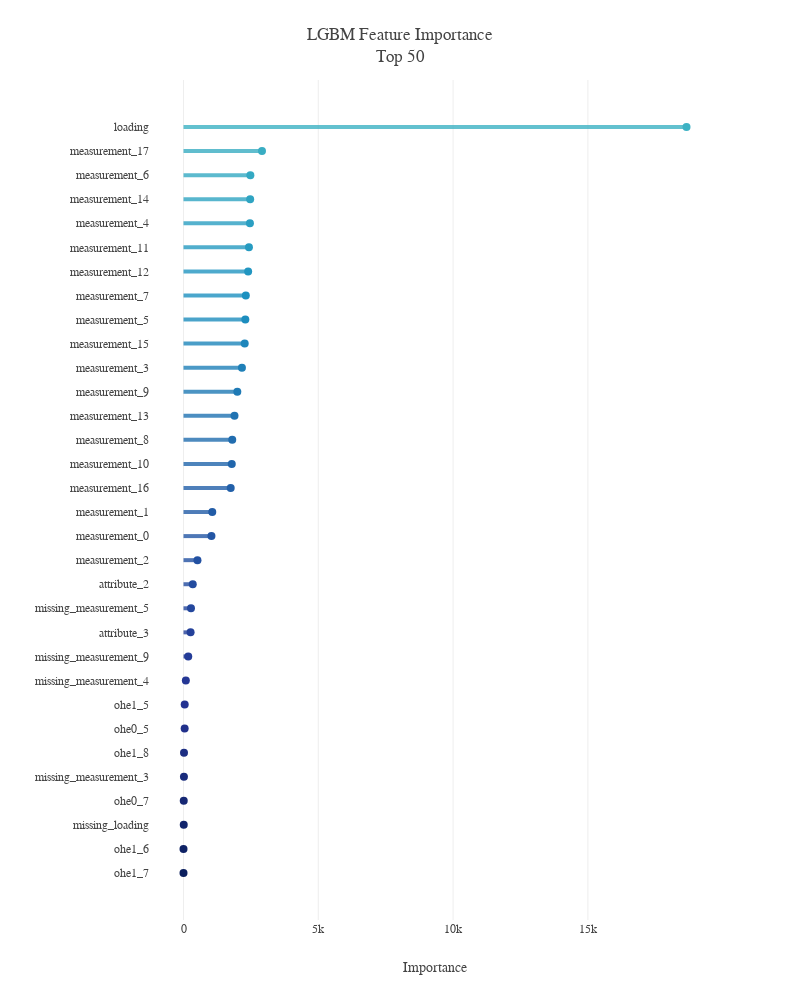

Notebook code for this chart:
### Code cell
top = 50

feature_importance_df['avg'] = feature_importance_df.mean(axis=1)
feature_importance_top = feature_importance_df.avg.nlargest(top).sort_values(ascending=True)

pal=sns.color_palette("YlGnBu", 65).as_hex()
fig=go.Figure()
for i in range(len(feature_importance_top.index)):
    fig.add_shape(dict(type="line", y0=i, y1=i, x0=0, x1=feature_importance_top[i],
                       line_color=pal[::-1][i],opacity=0.8,line_width=4))

fig.add_trace(go.Scatter(x=feature_importance_top, y=feature_importance_top.index, mode='markers',
                         marker_color=pal[::-1], marker_size=8,
                         hovertemplate='%{y} Importance = %{x:.0f}<extra></extra>'))

fig.update_layout(template=plotly_template,title=f'LGBM Feature Importance<br>Top {top}',
                  margin=dict(l=150,t=80),
                  xaxis=dict(title='Importance', zeroline=False),
                  yaxis_showgrid=False, height=1000, width=800)
fig.show()

### Figure 1 — Plotly figure (JSON) as saved in the notebook; plotly's stock layout.template omitted (floating-point values rounded to 4 significant figures)
{"data": [{"hovertemplate": "%{y} Importance = %{x:.0f}<extra></extra>", "marker": {"color": ["#0b1f5e", "#0e2265", "#12256d", "#162874", "#192b7c", "#1d2e83", "#21308b", "#243392", "#253795", "#243c98", "#24419a", "#24479d", "#234c9f", "#2351a2", "#2356a4", "#225ca7", "#2260a9", "#2166ac", "#216daf", "#2073b2", "#1f7ab5", "#1f80b8", "#1e86bb", "#1d8dbe", "#1d91c0", "#2296c1", "#269bc1", "#2b9fc2", "#2fa4c2", "#34a9c3", "#39adc3", "#3db2c4", "#40b5c4", "#48b9c3", "#50bbc2", "#57bec1", "#5fc1c0", "#67c4be", "#6fc7bd", "#76cabc", "#7ecdbb", "#85cfba", "#8ed3ba", "#97d6b9", "#a0dab8", "#a9ddb7", "#b2e1b6", "#bbe4b5", "#c4e8b4", "#c9eab4", "#ceecb3", "#d3eeb3", "#d7efb3", "#dcf1b2", "#e1f3b2", "#e6f5b2", "#eaf7b1", "#edf8b2", "#f0f9b7", "#f2fabc", "#f4fbc1", "#f7fcc6", "#f9fdcb", "#fbfdd0", "#fdfed5"], "size": 8}, "mode": "markers", "type": "scatter", "x": [0, 0, 8.784, 9.002, 16.4, 18.67, 42.77, 44.5, 86.72, 175.8, 262.7, 277.2, 343.2, 517.9, 1036.0, 1067.0, 1751.0, 1790.0, 1808.0, 1892.0, 1996.0, 2167.0, 2271.0, 2294.0, 2311.0, 2398.0, 2427.0, 2464.0, 2473.0, 2479.0, 2911.0, 18660.0], "y": ["ohe1_7", "ohe1_6", "missing_loading", "ohe0_7", "missing_measurement_3", "ohe1_8", "ohe0_5", "ohe1_5", "missing_measurement_4", "missing_measurement_9", "attribute_3", "missing_measurement_5", "attribute_2", "measurement_2", "measurement_0", "measurement_1", "measurement_16", "measurement_10", "measurement_8", "measurement_13", "measurement_9", "measurement_3", "measurement_15", "measurement_5", "measurement_7", "measurement_12", "measurement_11", "measurement_4", "measurement_14", "measurement_6", "measurement_17", "loading"]}], "layout": {"height": 1000, "margin": {"l": 150, "t": 80}, "shapes": [{"line": {"color": "#0b1f5e", "width": 4}, "opacity": 0.8, "type": "line", "x0": 0, "x1": 0, "y0": 0, "y1": 0}, {"line": {"color": "#0e2265", "width": 4}, "opacity": 0.8, "type": "line", "x0": 0, "x1": 0, "y0": 1, "y1": 1}, {"line": {"color": "#12256d", "width": 4}, "opacity": 0.8, "type": "line", "x0": 0, "x1": 8.784, "y0": 2, "y1": 2}, {"line": {"color": "#162874", "width": 4}, "opacity": 0.8, "type": "line", "x0": 0, "x1": 9.002, "y0": 3, "y1": 3}, {"line": {"color": "#192b7c", "width": 4}, "opacity": 0.8, "type": "line", "x0": 0, "x1": 16.4, "y0": 4, "y1": 4}, {"line": {"color": "#1d2e83", "width": 4}, "opacity": 0.8, "type": "line", "x0": 0, "x1": 18.67, "y0": 5, "y1": 5}, {"line": {"color": "#21308b", "width": 4}, "opacity": 0.8, "type": "line", "x0": 0, "x1": 42.77, "y0": 6, "y1": 6}, {"line": {"color": "#243392", "width": 4}, "opacity": 0.8, "type": "line", "x0": 0, "x1": 44.5, "y0": 7, "y1": 7}, {"line": {"color": "#253795", "width": 4}, "opacity": 0.8, "type": "line", "x0": 0, "x1": 86.72, "y0": 8, "y1": 8}, {"line": {"color": "#243c98", "width": 4}, "opacity": 0.8, "type": "line", "x0": 0, "x1": 175.8, "y0": 9, "y1": 9}, {"line": {"color": "#24419a", "width": 4}, "opacity": 0.8, "type": "line", "x0": 0, "x1": 262.7, "y0": 10, "y1": 10}, {"line": {"color": "#24479d", "width": 4}, "opacity": 0.8, "type": "line", "x0": 0, "x1": 277.2, "y0": 11, "y1": 11}, {"line": {"color": "#234c9f", "width": 4}, "opacity": 0.8, "type": "line", "x0": 0, "x1": 343.2, "y0": 12, "y1": 12}, {"line": {"color": "#2351a2", "width": 4}, "opacity": 0.8, "type": "line", "x0": 0, "x1": 517.9, "y0": 13, "y1": 13}, {"line": {"color": "#2356a4", "width": 4}, "opacity": 0.8, "type": "line", "x0": 0, "x1": 1036.0, "y0": 14, "y1": 14}, {"line": {"color": "#225ca7", "width": 4}, "opacity": 0.8, "type": "line", "x0": 0, "x1": 1067.0, "y0": 15, "y1": 15}, {"line": {"color": "#2260a9", "width": 4}, "opacity": 0.8, "type": "line", "x0": 0, "x1": 1751.0, "y0": 16, "y1": 16}, {"line": {"color": "#2166ac", "width": 4}, "opacity": 0.8, "type": "line", "x0": 0, "x1": 1790.0, "y0": 17, "y1": 17}, {"line": {"color": "#216daf", "width": 4}, "opacity": 0.8, "type": "line", "x0": 0, "x1": 1808.0, "y0": 18, "y1": 18}, {"line": {"color": "#2073b2", "width": 4}, "opacity": 0.8, "type": "line", "x0": 0, "x1": 1892.0, "y0": 19, "y1": 19}, {"line": {"color": "#1f7ab5", "width": 4}, "opacity": 0.8, "type": "line", "x0": 0, "x1": 1996.0, "y0": 20, "y1": 20}, {"line": {"color": "#1f80b8", "width": 4}, "opacity": 0.8, "type": "line", "x0": 0, "x1": 2167.0, "y0": 21, "y1": 21}, {"line": {"color": "#1e86bb", "width": 4}, "opacity": 0.8, "type": "line", "x0": 0, "x1": 2271.0, "y0": 22, "y1": 22}, {"line": {"color": "#1d8dbe", "width": 4}, "opacity": 0.8, "type": "line", "x0": 0, "x1": 2294.0, "y0": 23, "y1": 23}, {"line": {"color": "#1d91c0", "width": 4}, "opacity": 0.8, "type": "line", "x0": 0, "x1": 2311.0, "y0": 24, "y1": 24}, {"line": {"color": "#2296c1", "width": 4}, "opacity": 0.8, "type": "line", "x0": 0, "x1": 2398.0, "y0": 25, "y1": 25}, {"line": {"color": "#269bc1", "width": 4}, "opacity": 0.8, "type": "line", "x0": 0, "x1": 2427.0, "y0": 26, "y1": 26}, {"line": {"color": "#2b9fc2", "width": 4}, "opacity": 0.8, "type": "line", "x0": 0, "x1": 2464.0, "y0": 27, "y1": 27}, {"line": {"color": "#2fa4c2", "width": 4}, "opacity": 0.8, "type": "line", "x0": 0, "x1": 2473.0, "y0": 28, "y1": 28}, {"line": {"color": "#34a9c3", "width": 4}, "opacity": 0.8, "type": "line", "x0": 0, "x1": 2479.0, "y0": 29, "y1": 29}, {"line": {"color": "#39adc3", "width": 4}, "opacity": 0.8, "type": "line", "x0": 0, "x1": 2911.0, "y0": 30, "y1": 30}, {"line": {"color": "#3db2c4", "width": 4}, "opacity": 0.8, "type": "line", "x0": 0, "x1": 18660.0, "y0": 31, "y1": 31}], "title": {"text": "LGBM Feature Importance<br>Top 50"}, "width": 800, "xaxis": {"title": {"text": "Importance"}, "zeroline": false}, "yaxis": {"showgrid": false}}}
